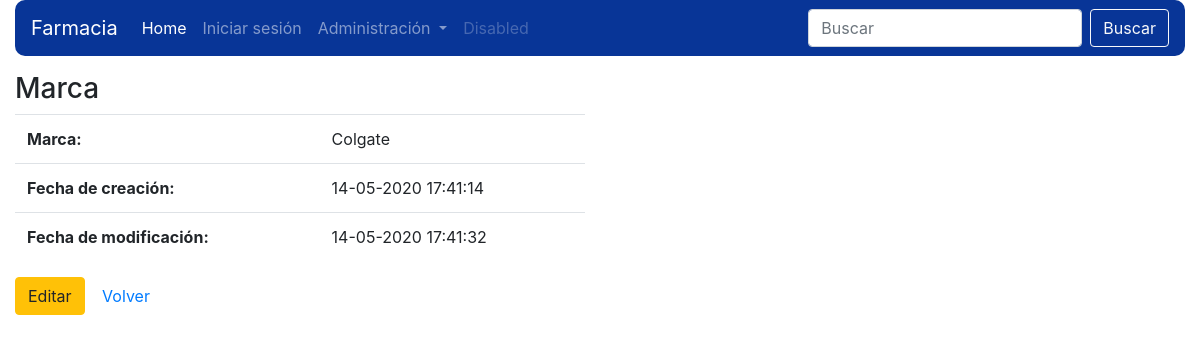
The app's page /verMarca.php?id=2 with its own data.
### tables this page shows
CREATE TABLE `marcas` (
  `id` int(11) NOT NULL,
  `nombre` varchar(50) NOT NULL,
  `created_at` datetime DEFAULT NULL,
  `updated_at` datetime DEFAULT NULL
);

### class/modelo.php (called while the page is built, shortened)
<?php
class Modelo
{
	public function __construct(){
		$this->_db = new Database;
	}
}

### class/marcaModel.php (called while the page is built, shortened)
<?php
require('modelo.php');
class marcaModel extends Modelo
{
	public function getMarcaId($id){
		$id = (int) $id;
		$marca = $this->_db->prepare("SELECT id, nombre, created_at, updated_at FROM marcas WHERE id = ?");
		$marca->bindParam(1, $id);
		$marca->execute();
		return $marca->fetch();
	}
}

### verMarca.php (the view, shortened to what this page needs)
<?php
require('class/marcaModel.php');
$marcas = new marcaModel;
if (isset($_GET['id'])) {
	$id = filter_var($_GET['id'], FILTER_VALIDATE_INT);
	$res = $marcas->getMarcaId($id);
}
?>
<!DOCTYPE html>
<html>
<head>
	<link rel="stylesheet" href="https://stackpath.bootstrapcdn.com/bootstrap/4.4.1/css/bootstrap.min.css">
</head>
<body>
	<div class="container-fluid">
		<?php include('header.php'); ?>
		<div class="row">
			<div class="col-md-6 mt-3">
				<h3>Marca</h3>
				<table class="table table-hover">
					<tr>
						<th>Marca:</th>
						<td><?php echo $res['nombre']; ?></td>
					</tr>
					<tr>
						<th>Fecha de creación:</th>
						<td>
							<?php
								$fecha_reg = new DateTime($res['created_at']);
								echo $fecha_reg->format('d-m-Y H:i:s');
							?>
						</td>
					</tr>
					<tr>
						<th>Fecha de modificación:</th>
						<td>
							<?php
								$fecha_mod = new DateTime($res['updated_at']);
								echo $fecha_mod->format('d-m-Y H:i:s');
							?>
						</td>
					</tr>
				</table>
				<p>
					<a href="" class="btn btn-warning">Editar</a>
					<a href="marcas.php" class="btn btn-link">Volver</a>
				</p>
			</div>
		</div>
	</div>
</body>
</html>

### records on screen
marcas: nombre "Colgate", created_at "14-05-2020 17:41:14", updated_at "14-05-2020 17:41:32"
